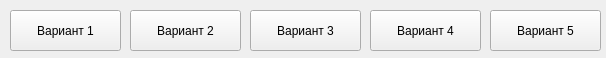
<?xml version="1.0" encoding="UTF-8"?>
<ui version="4.0">
 <class>Form</class>
 <widget class="QWidget" name="Form">
  <property name="geometry">
   <rect>
    <x>0</x>
    <y>0</y>
    <width>606</width>
    <height>58</height>
   </rect>
  </property>
  <property name="minimumSize">
   <size>
    <width>606</width>
    <height>58</height>
   </size>
  </property>
  <property name="maximumSize">
   <size>
    <width>606</width>
    <height>58</height>
   </size>
  </property>
  <property name="windowTitle">
   <string>ADPAFC</string>
  </property>
  <widget class="QPushButton" name="butVar0">
   <property name="geometry">
    <rect>
     <x>10</x>
     <y>10</y>
     <width>111</width>
     <height>41</height>
    </rect>
   </property>
   <property name="text">
    <string>Вариант 1</string>
   </property>
  </widget>
  <widget class="QPushButton" name="butVar1">
   <property name="geometry">
    <rect>
     <x>130</x>
     <y>10</y>
     <width>111</width>
     <height>41</height>
    </rect>
   </property>
   <property name="text">
    <string>Вариант 2</string>
   </property>
  </widget>
  <widget class="QPushButton" name="butVar2">
   <property name="geometry">
    <rect>
     <x>250</x>
     <y>10</y>
     <width>111</width>
     <height>41</height>
    </rect>
   </property>
   <property name="text">
    <string>Вариант 3</string>
   </property>
  </widget>
  <widget class="QPushButton" name="butVar3">
   <property name="geometry">
    <rect>
     <x>370</x>
     <y>10</y>
     <width>111</width>
     <height>41</height>
    </rect>
   </property>
   <property name="text">
    <string>Вариант 4</string>
   </property>
  </widget>
  <widget class="QPushButton" name="butVar4">
   <property name="geometry">
    <rect>
     <x>490</x>
     <y>10</y>
     <width>111</width>
     <height>41</height>
    </rect>
   </property>
   <property name="text">
    <string>Вариант 5</string>
   </property>
  </widget>
 </widget>
 <resources/>
 <connections/>
</ui>
